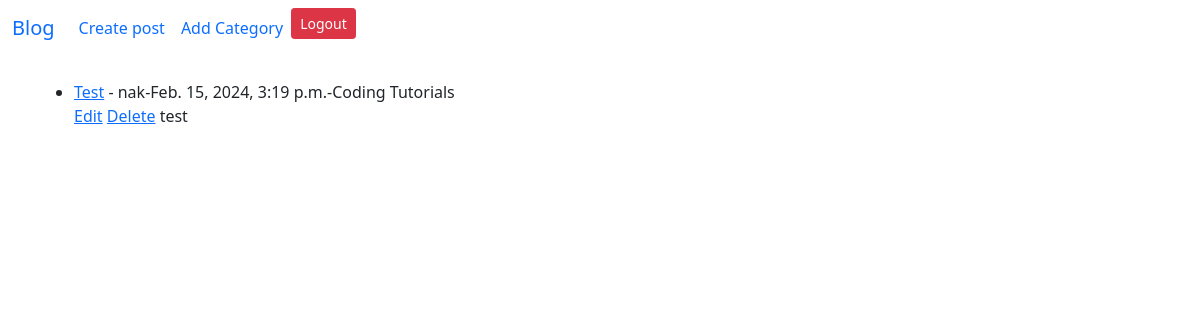
Page /category/Coding Tutorials (signed in) on the earlier database version.
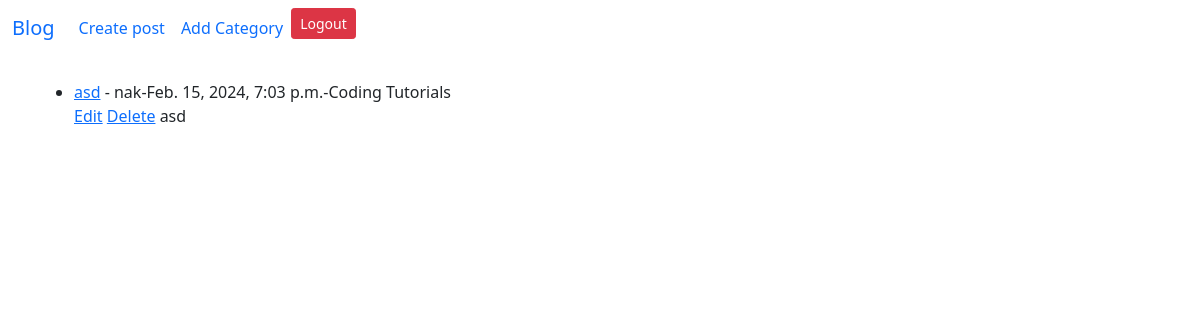
Same page on the later database version.
### blog/models.py (models this page shows, shortened)
class Post(models.Model):
    title = models.CharField(max_length=255,default=None)
    author = models.ForeignKey(User, on_delete=models.CASCADE, default=None)
    title_tag = models.CharField(max_length=255, default=None)
    body = models.TextField(default = None)
    post_date = models.DateTimeField(auto_now_add=True)
    category =models.ForeignKey(Category, on_delete=models.CASCADE, default=None)
    image = models.ImageField(upload_to='images/')

class Category(models.Model):
    name = models.CharField(max_length=255)
    def __str__(self):
        return self.name

### blog/views.py (the view)
# urls.py: path('category/<str:cats>', CategoryView , name="category"),
def CategoryView(request, cats):
    category = Category.objects.get(name=cats)
    cats = Category.objects.all()
    category_posts = Post.objects.filter(category=category)
    return render(request, 'categories.html', {'cats': cats, 'category_posts': category_posts})

### blog/templates/categories.html (shortened to what this page needs)
{%extends 'base.html' %}
{% block content %}
<ul>
{% for post in category_posts %}
    <li><a href="{%url 'article_detail' post.pk %}" >{{post.title}}</a> - {{post.author}}-{{post.post_date}}-{{post.category}}</br>
    {%if user.is_authenticated%}
     <a href="{% url 'update_view' post.pk %}">Edit</a>
     <a href="{% url 'delete_post' post.pk %}">Delete</a>
     {{post.body|safe}}</li>
     {%endif%}
{%endfor%}
</ul>
{% endblock %}

Differences in the rows shown:
removed Post: title "Test", author "nak", post_date "Feb. 15, 2024, 3:19 p.m.", category "Coding Tutorials", body "test"
added Post: title "asd", author "nak", post_date "Feb. 15, 2024, 7:03 p.m.", category "Coding Tutorials", body "asd"
